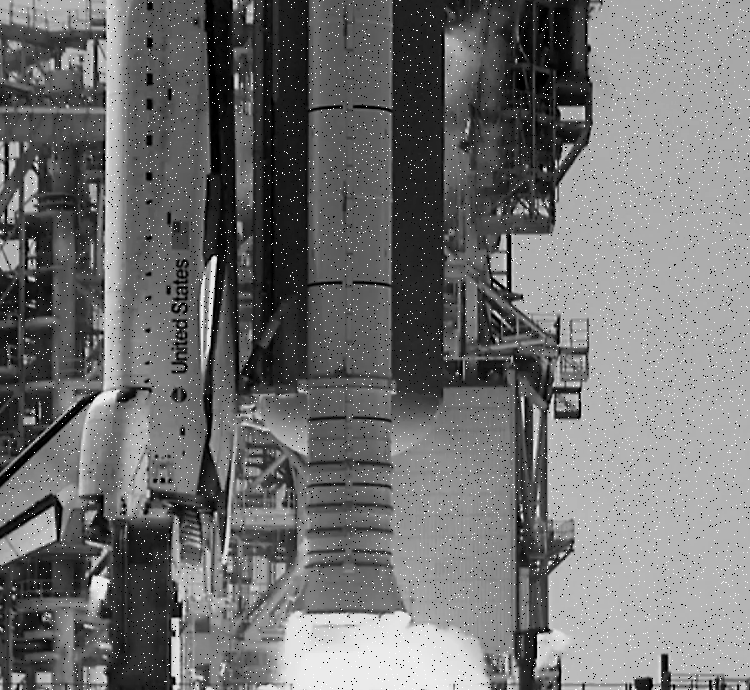
%> input picture noisyimage2.tif, 750 x 690 px
$ octave Billedbehandling_exercises_4.m   (GNU Octave 9; MATLAB toolbox functions it lacks are replaced by stand-ins)
%> lines starting %> are read from the running program, lines starting %| are printed output that depends on the picture
%% billedbehandling exercise 4
clear; close all; format compact; clc;

%% Exercise 1
% image smoothing with 2d low pass filter

%% 1 load the test image
I = imread('noisyimage2.tif');
%> I is the input picture: size 690x750 uint8; min 0, max 255, mean 113.1

I = im2double(I);
%> I: size 690x750 double
imshow(I)
%% 2 Try smoothing the image with mean filters size
% 3x3, 5x5, 9x9, 15x15 and 35x35 use imfilter

% oprettelse af filtre
Lfilter3 = ones(3)/9;
Lfilter5 = ones(5)/25;
Lfilter9 = ones(9)/81;
Lfilter15 = ones(15)/225;
Lfilter35 = ones(35)/1225;
% applying the filters
I3 = imfilter(I,Lfilter3,'conv');
I5 = imfilter(I,Lfilter5,'conv');
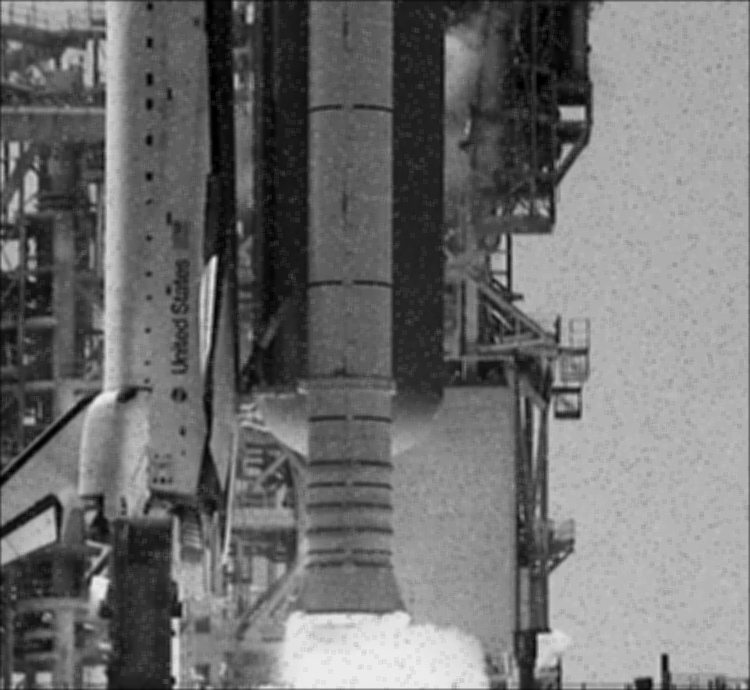
%> I5: size 690x750 double; min 0, max 0.931, mean 0.442
I9 = imfilter(I,Lfilter9,'conv');
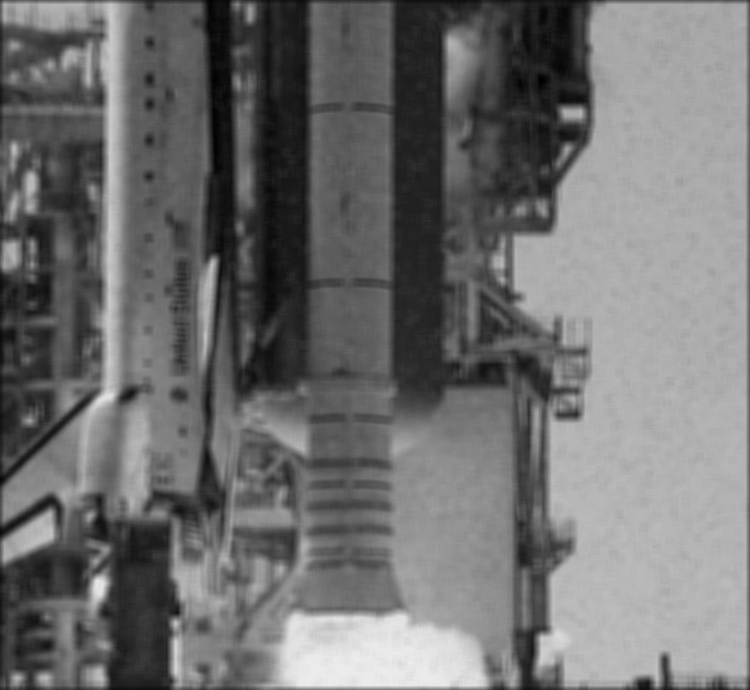
%> I9: size 690x750 double; min 0.000968, max 0.925, mean 0.441
I15 = imfilter(I,Lfilter15,'conv');
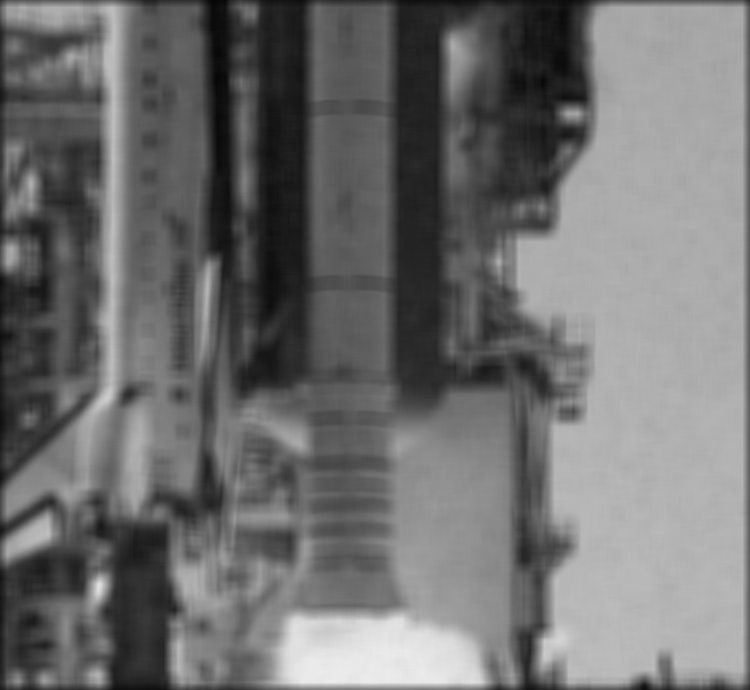
%> I15: size 690x750 double; min 0.0237, max 0.924, mean 0.439
I35 = imfilter(I,Lfilter35,'conv');
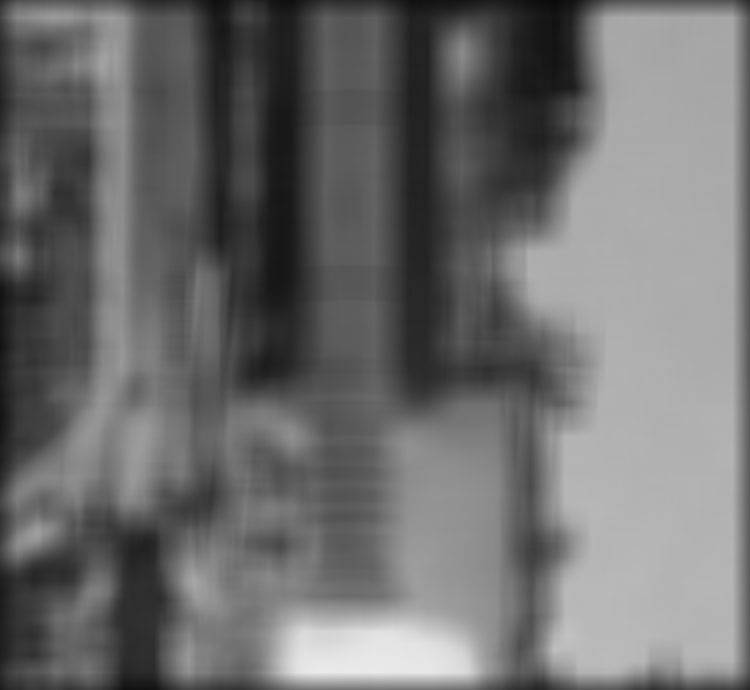
%> I35: size 690x750 double; min 0.044, max 0.917, mean 0.432

figure
% original image
subplot(2,3,2)
imshow(I)
title("original")
% 3x3
subplot(2,3,1)
imshow(I3)
title("3x3")
% 5x5
subplot(2,3,3)
imshow(I5)
title("5x5")
% 9x9
subplot(2,3,4)
imshow(I9)
title("9x9")
% 15x15
subplot(2,3,5)
imshow(I15)
title("15x15")
% 35x35
subplot(2,3,6)
imshow(I35)
title("35x35")

%% 3 explain what happens at the border
% try out different methods for dealing with border as described at 212
figure
% symmetric border option
I3s = imfilter(I,Lfilter3,'conv','symmetric');
I5s = imfilter(I,Lfilter5,'conv','symmetric');
I9s = imfilter(I,Lfilter9,'conv','symmetric');
I15s = imfilter(I,Lfilter15,'conv','symmetric');
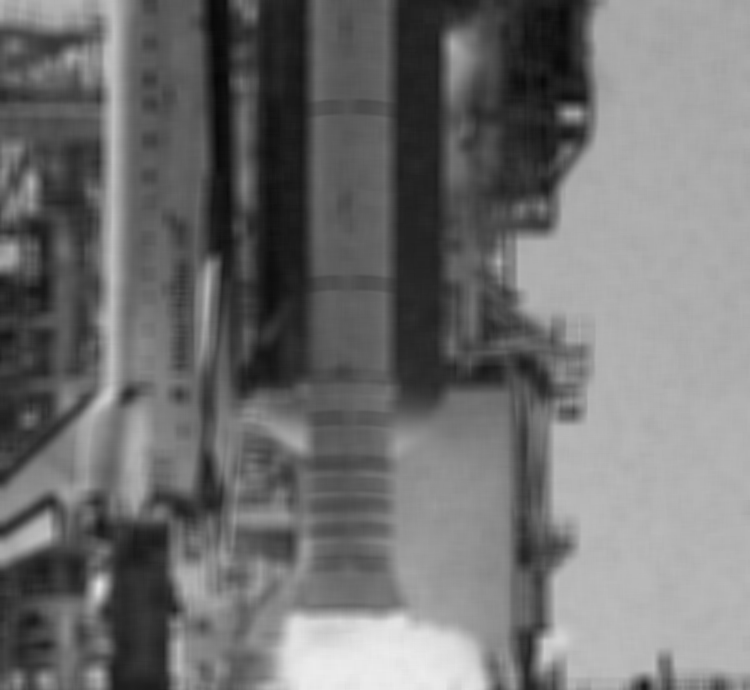
%> I15s: size 690x750 double; min 0.0265, max 0.924, mean 0.444
I35s = imfilter(I,Lfilter35,'conv','symmetric');
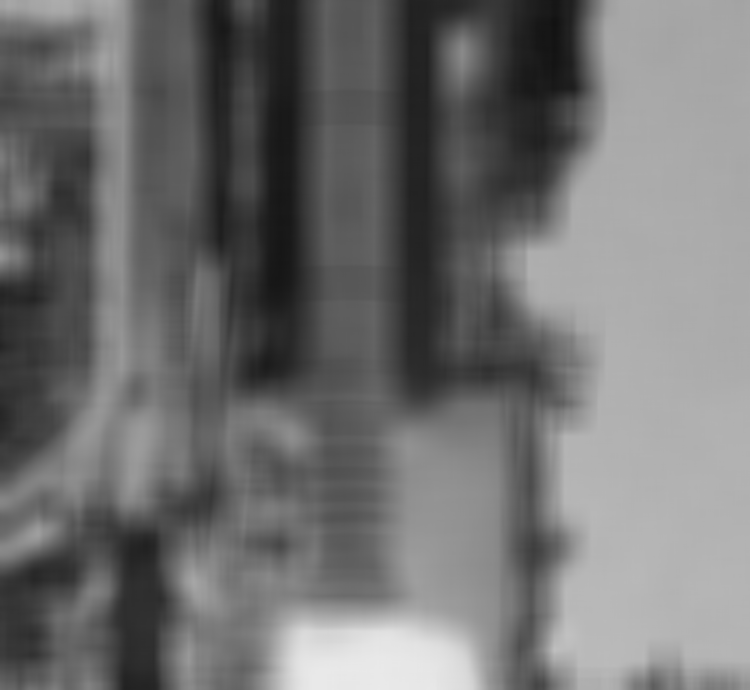
%> I35s: size 690x750 double; min 0.0721, max 0.918, mean 0.444

% replicate border option
I3r = imfilter(I,Lfilter3,'conv','replicate');
I5r = imfilter(I,Lfilter5,'conv','replicate');
I9r = imfilter(I,Lfilter9,'conv','replicate');
I15r = imfilter(I,Lfilter15,'conv','replicate');
I35r = imfilter(I,Lfilter35,'conv','replicate');

% circular border option
I3c = imfilter(I,Lfilter3,'conv','circular');
I5c = imfilter(I,Lfilter5,'conv','circular');
I9c = imfilter(I,Lfilter9,'conv','circular');
I15c = imfilter(I,Lfilter15,'conv','circular');
I35c = imfilter(I,Lfilter35,'conv','circular');
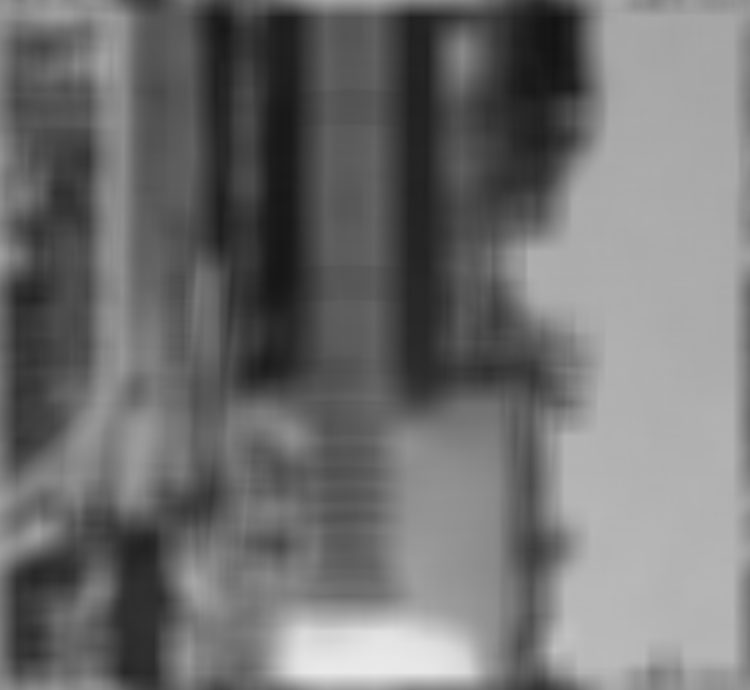
%> I35c: size 690x750 double; min 0.0721, max 0.917, mean 0.444

%plots symmetric
figure
% original image
subplot(2,3,2)
imshow(I)
title("original")
% 3x3
subplot(2,3,1)
imshow(I3s)
title("3x3 symmetric")
% 5x5
subplot(2,3,3)
imshow(I5s)
title("5x5 symmetric")
% 9x9
subplot(2,3,4)
imshow(I9s)
title("9x9 symmetric")
% 15x15
subplot(2,3,5)
imshow(I15s)
title("15x15 symmetric")
% 35x35
subplot(2,3,6)
imshow(I35s)
title("35x35 symmetric")

%plots replicate
figure
% original image
subplot(2,3,2)
imshow(I)
title("original")
% 3x3
subplot(2,3,1)
imshow(I3r)
title("3x3 Replicate")
% 5x5
subplot(2,3,3)
imshow(I5r)
title("5x5 Replicate")
% 9x9
subplot(2,3,4)
imshow(I9r)
title("9x9 Replicate")
% 15x15
subplot(2,3,5)
imshow(I15r)
title("15x15 Replicate")
% 35x35
subplot(2,3,6)
imshow(I35r)
title("35x35 Replicate")

%% circular
figure
% original image
subplot(2,3,2)
imshow(I)
title("original")
% 3x3
subplot(2,3,1)
imshow(I3c)
title("3x3 circular")
% 5x5
subplot(2,3,3)
imshow(I5c)
title("5x5 circular")
% 9x9
subplot(2,3,4)
imshow(I9c)
title("9x9 circular")
% 15x15
subplot(2,3,5)
imshow(I15c)
title("15x15 circular")
% 35x35
subplot(2,3,6)
imshow(I35c)
title("35x35 circular")

%% 5 try smoothing the image with the gaussian blur filter
sigma = 5;
hg3 = fspecial('gaussian',3,sigma);
hg5 = fspecial('gaussian',5,sigma);
hg9 = fspecial('gaussian',9,sigma);
hg15 = fspecial('gaussian',15,sigma);
hg35 = fspecial('gaussian',35,sigma);

I3g = imfilter(I,hg3,'conv');
I5g = imfilter(I,hg5,'conv');
I9g = imfilter(I,hg9,'conv');
I15g = imfilter(I,hg15,'conv');
I35g = imfilter(I,hg35,'conv');

% plots
figure
% original image
subplot(2,3,2)
imshow(I)
title("original")
% 3x3
subplot(2,3,1)
imshow(I3g)
title("3x3 Gaussian")
% 5x5
subplot(2,3,3)
imshow(I5)
title("5x5 Gaussian")
% 9x9
subplot(2,3,4)
imshow(I9g)
title("9x9 Gaussian")
% 15x15
subplot(2,3,5)
imshow(I15g)
title("15x15 Gaussian")
% 35x35
subplot(2,3,6)
imshow(I35g)
title("35x35 Gaussian")

%% exercise 2
% image sharpening using the laplacian and unsharp
% 1. load the image
%> (the run ends here)
